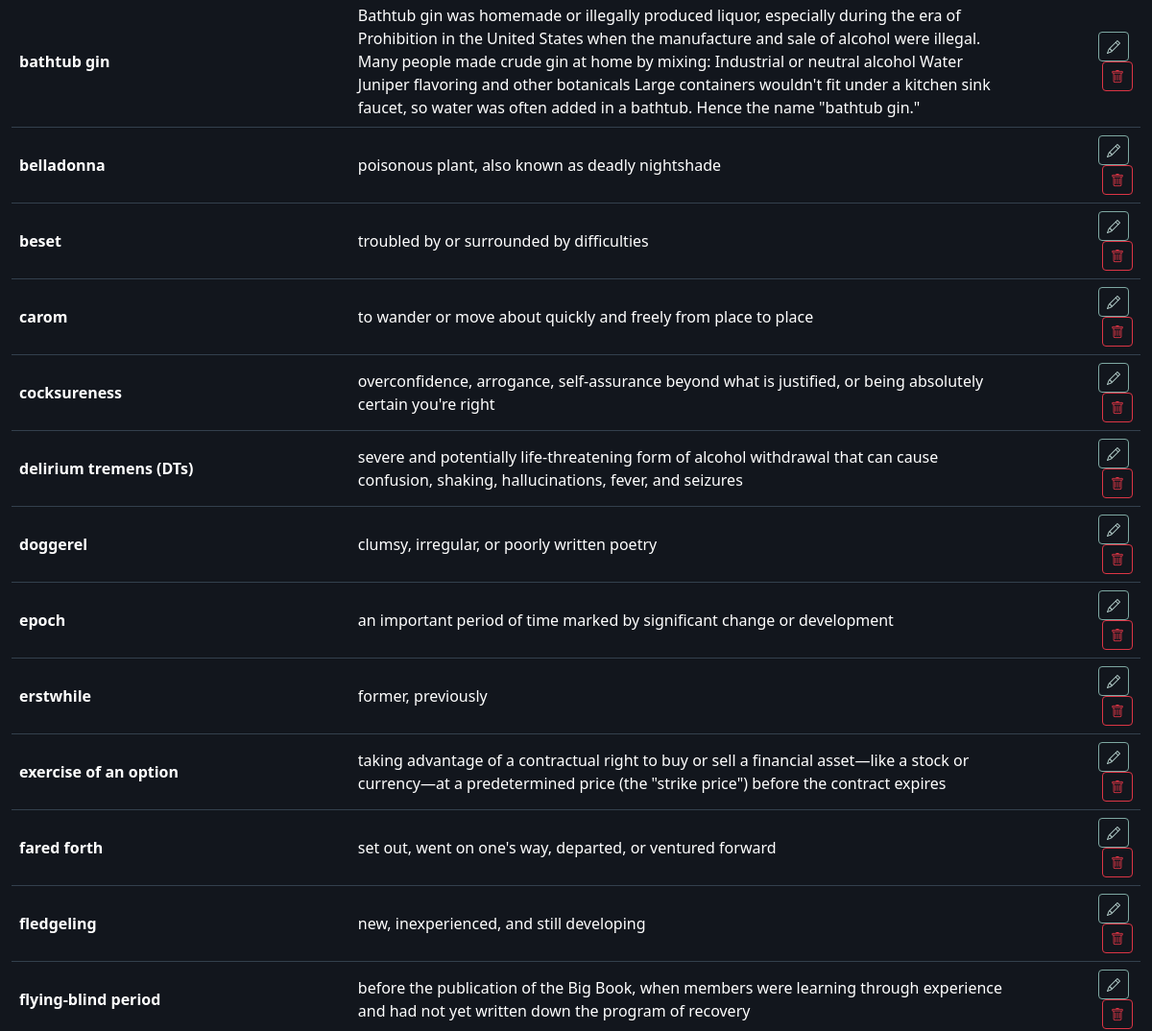
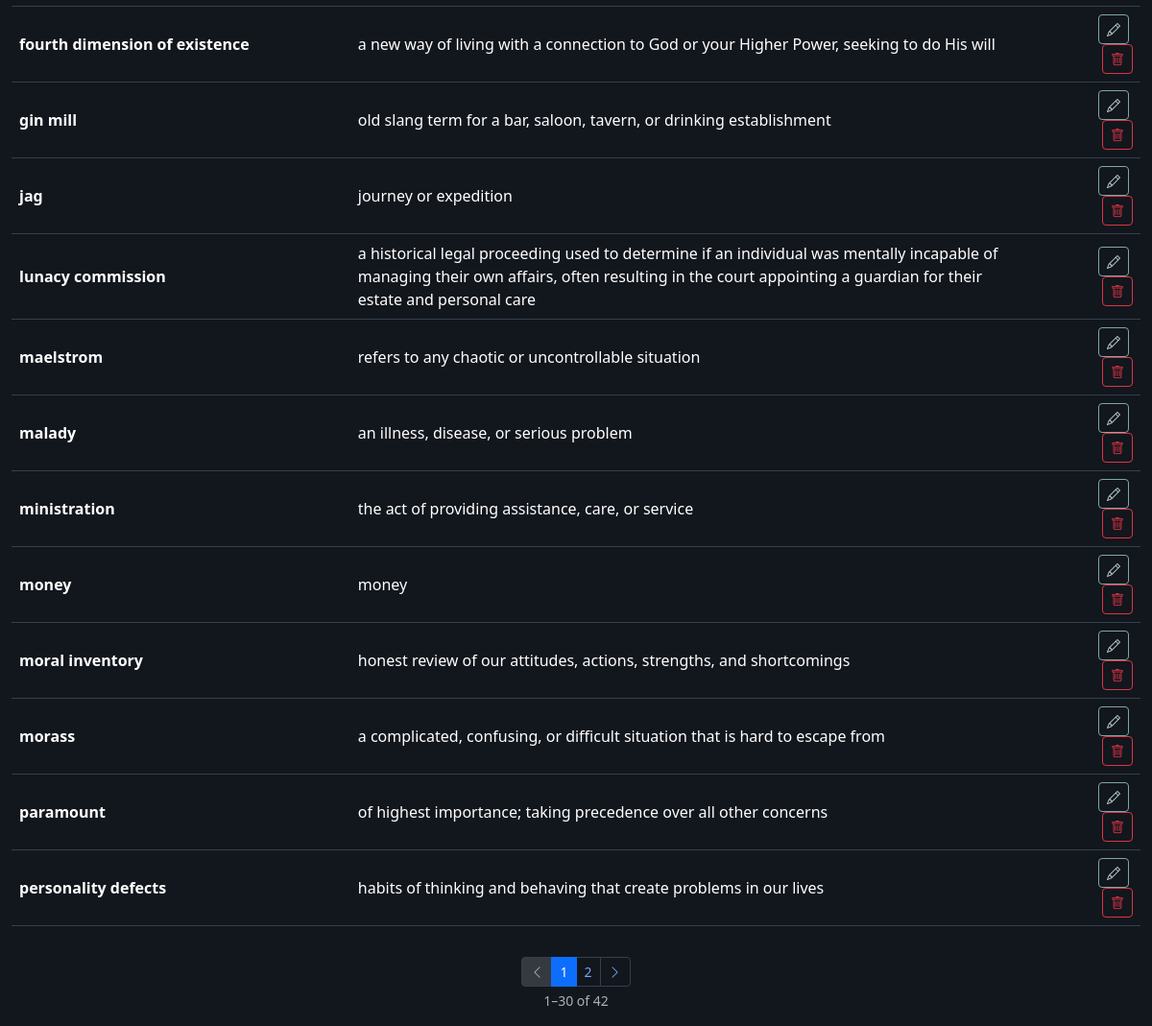
The page /dictionary (lower part) on the database as committed earlier (2 pictures, top to bottom).
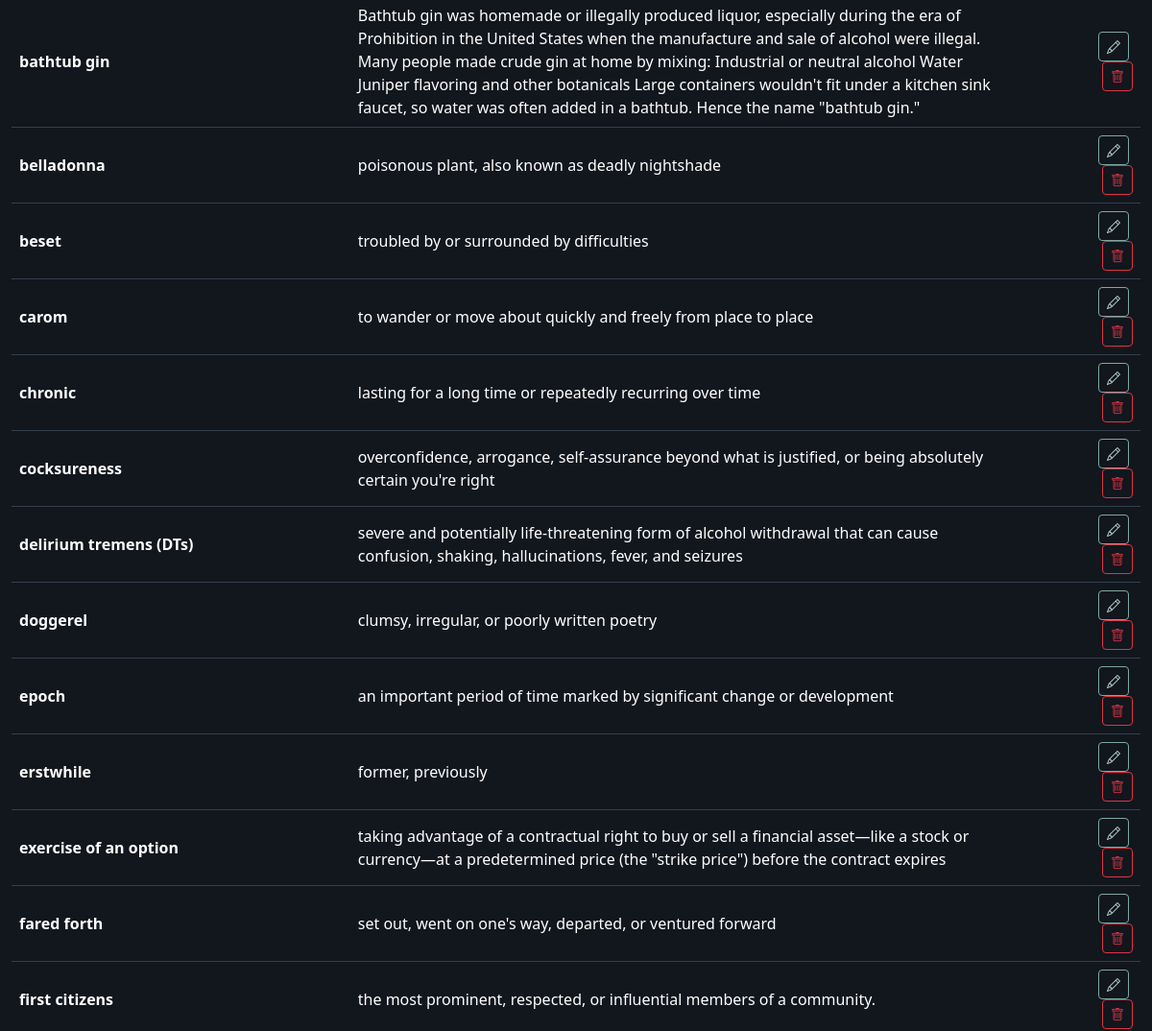
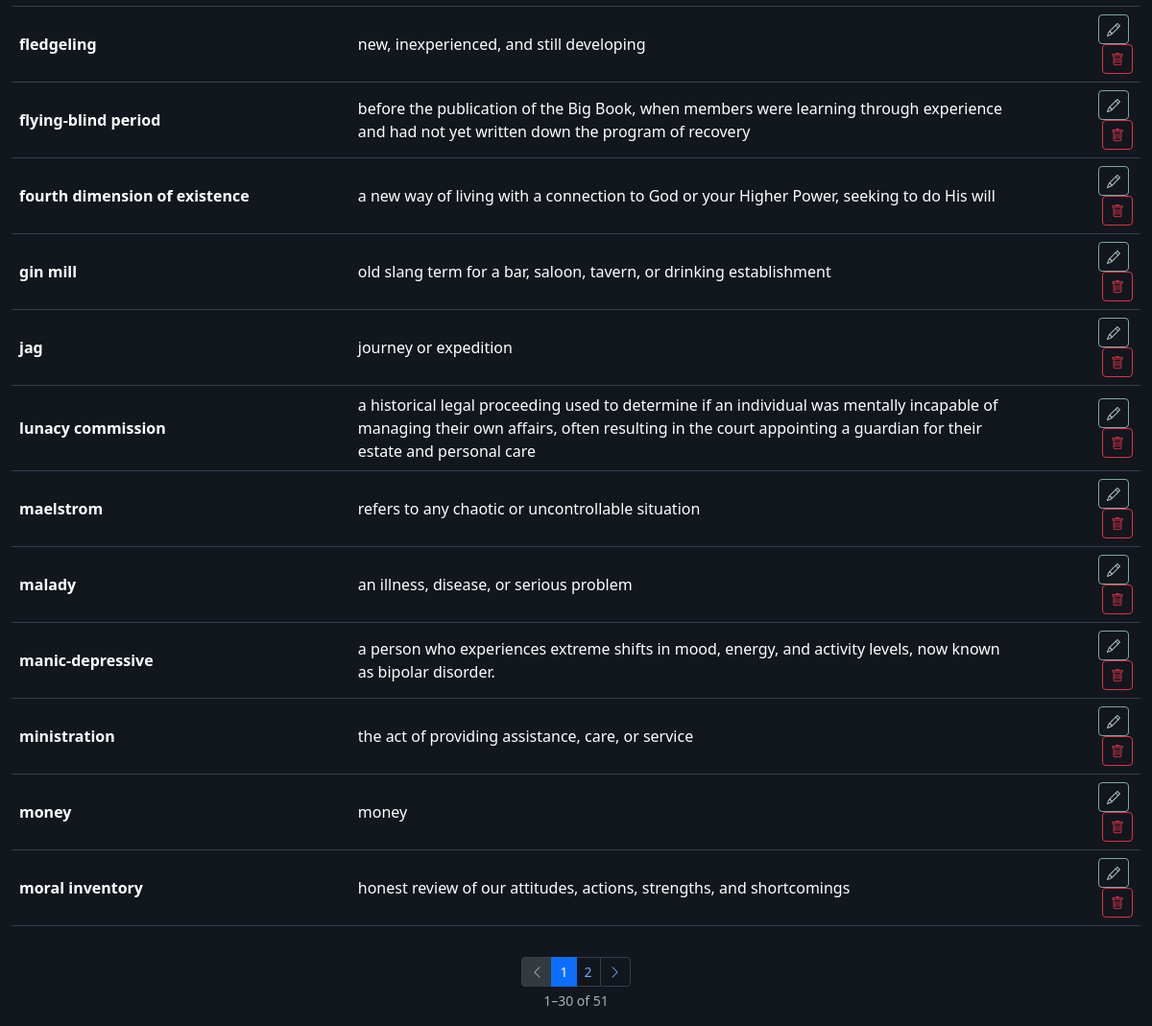
The same page on the database as committed later (2 pictures, top to bottom).
### app/models.py (models this page shows)
class Dictionary(db.Model):
    __tablename__ = 'dictionary'
    id = db.Column(db.Integer, primary_key=True)
    word_phrase = db.Column(db.String(500), nullable=False)
    meaning = db.Column(db.Text, nullable=False)
    notes = db.Column(db.Text)
    created_at = db.Column(db.DateTime, default=datetime.utcnow)
    locations = db.relationship('DictionaryLookup', backref='entry', lazy=True, cascade='all, delete-orphan')
    def to_dict(self):
        return {
            'id': self.id,
            'word_phrase': self.word_phrase,
            'meaning': self.meaning,
            'notes': self.notes,
            'created_at': self.created_at.isoformat() if self.created_at else None,
        }

### app/routes/main.py (the view)
@main_bp.route('/dictionary')
def dictionary():
    from ..models import Dictionary
    pg = request.args.get('pg', 1, type=int)
    search_q = request.args.get('q', '').strip()
    query = Dictionary.query.order_by(Dictionary.word_phrase)
    if search_q:
        like = f'%{search_q}%'
        query = query.filter(
            Dictionary.word_phrase.ilike(like) | Dictionary.meaning.ilike(like)
        )
    pagination = query.paginate(page=pg, per_page=30, error_out=False)
    return render_template('dictionary.html', theme=get_theme(), entries=pagination.items,
                           pagination=pagination, search_q=search_q)

### app/routes/main.py (called while the page is built)
def get_theme():
    s = Setting.query.filter_by(key='theme').first()
    return s.value

### app/templates/dictionary.html (shortened to what this page needs)
{% extends 'base.html' %}
{% from '_pagination.html' import render as paginate %}
{% block content %}
<div class="table-responsive">
  <table class="table table-hover align-middle" id="dictTable">
    <tbody>
      {% for e in entries %}
      <tr data-id="{{ e.id }}">
        <td class="fw-semibold">{{ e.word_phrase }}</td>
        <td>{{ e.meaning }}</td>
        <td class="text-muted small">{{ e.notes or '' }}</td>
        <td class="text-end">
          <button class="btn btn-sm btn-outline-primary me-1"
                  onclick="openDictModal({{ e.to_dict()|tojson }})">
            <i class="bi bi-pencil"></i>
          </button>
          <button class="btn btn-sm btn-outline-danger"
                  onclick="deleteDict({{ e.id }})">
            <i class="bi bi-trash"></i>
          </button>
        </td>
      </tr>
      {% else %}
      <tr><td colspan="4" class="text-muted text-center">No entries yet.</td></tr>
      {% endfor %}
    </tbody>
  </table>
</div>
{{ paginate(pagination, 'main.dictionary', extra_args={'q': search_q}) }}
{% endblock %}

Rows that differ between the two databases and show on the page:
no longer on this page (row unchanged): Dictionary: word_phrase "morass", meaning "a complicated, confusing, or difficult situation that is hard to escape from"
no longer on this page (row unchanged): Dictionary: word_phrase "paramount", meaning "of highest importance; taking precedence over all other concerns"
no longer on this page (row unchanged): Dictionary: word_phrase "personality defects", meaning "habits of thinking and behaving that create problems in our lives"
added Dictionary: word_phrase "chronic", meaning "lasting for a long time or repeatedly recurring over time"
added Dictionary: word_phrase "first citizens", meaning "the most prominent, respected, or influential members of a community."
added Dictionary: word_phrase "manic-depressive", meaning "a person who experiences extreme shifts in mood, energy, and activity levels, now known as bipolar disorder."
Other text that changed with them:
{{ pagination.total }}: "42" → "51"
